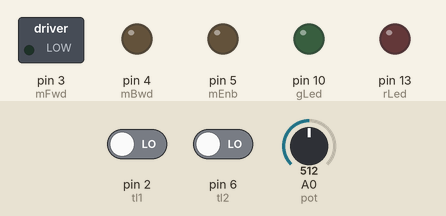
Simulated run of this sketch. Board: Arduino Uno, built with avr-gcc and run on an emulated ATmega328P. On the bench: switched loads named in the sketch (green lamp = pin HIGH), output pins drawn as LEDs (lit = HIGH). Inputs (shaded band) come from the test bench; at power-on: pin 2 (tl1) LOW, pin 6 (tl2) LOW, A0 (pot) = 512.

Above: at 1.2 s.
1.3 s: pin 2 (tl1) driven HIGH
At 2.5 s:
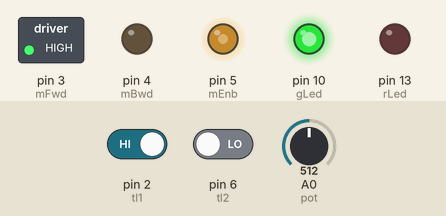
2.8 s: pin 6 (tl2) driven HIGH
At 4.0 s:
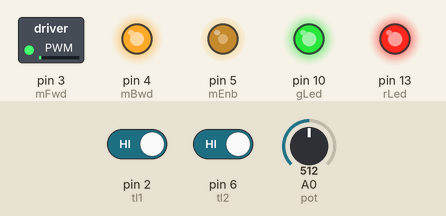
4.3 s: A0 (pot) set to 716
At 4.8 s:
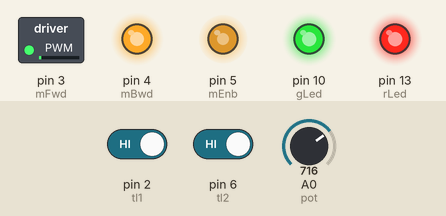
5.8 s: A0 (pot) set to 900
At 6.2 s:
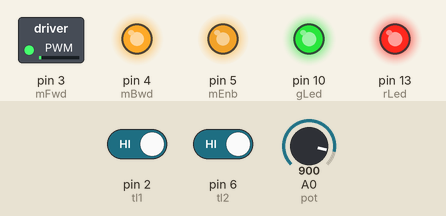
7.3 s: pin 2 (tl1) driven LOW
At 7.8 s:
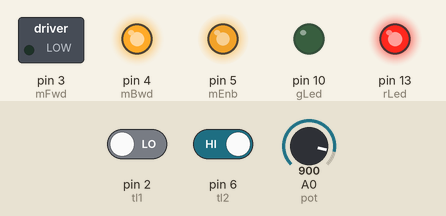
8.8 s: A0 (pot) set to 511
At 9.5 s:
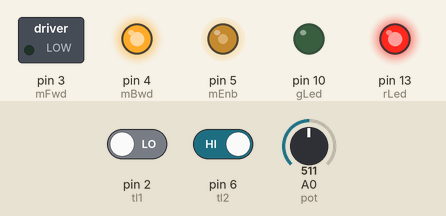
Timing chart, 0 to 11.3 s (numbered marks = the images above; inputs shaded):
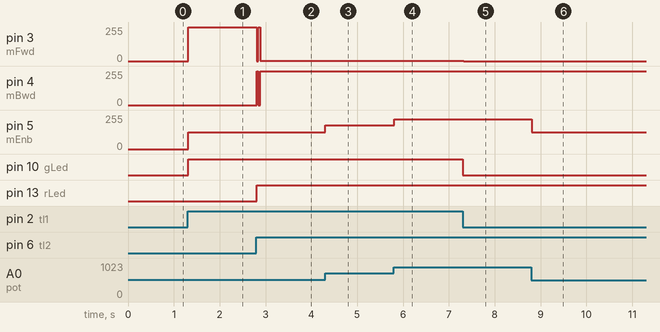

The sketch:

dc_2_butts.ino
```cpp
const byte mFwd = 3;  // motor vpred
const byte mBwd = 4;  // motor vzad
const byte mEnb = 5;  // motor povolit

const byte tl1 = 2;  // tlacitko 1
const byte tl2 = 6;  // tlacitko 2

const byte pot = A0;  // potenciometr

const byte rLed = 13;  // cervena LED
const byte gLed = 10;  // zelena LED

boolean stiskTl1 = false;  // promenna pro ulozeni stavu tlacitka 1
boolean stiskTl2 = false;  // promenna pro ulozeni stavu tlacitka 2

int valPot = 0;  // promenna pro ulozeni hodnoty potenciometru

void setup(){
    pinMode(mFwd, OUTPUT);
    pinMode(mBwd, OUTPUT);
    pinMode(mEnb, OUTPUT);

    pinMode(rLed, OUTPUT);
    pinMode(gLed, OUTPUT);

    pinMode(tl1, INPUT);
    pinMode(tl2, INPUT);
    pinMode(pot, INPUT);
}

void loop(){
  stiskTl1 = digitalRead(tl1);
  stiskTl2 = digitalRead(tl2);

  if (stiskTl1 || stiskTl2){
    if (stiskTl1){
      valPot = map(analogRead(pot), 0, 1023, 0, 255);
      motorVpred(valPot);
      digitalWrite(gLed, HIGH);
    }
    else{
      digitalWrite(gLed, LOW);
    }

    if (stiskTl2){
      valPot = map(analogRead(pot), 0, 1023, 0, 255);
      motorVzad(valPot);
      digitalWrite(rLed, HIGH);
    }
    else{
      digitalWrite(rLed, LOW);
    }
  }
  else{
    motorStop();
    digitalWrite(gLed, LOW);
    digitalWrite(rLed, LOW);
  }

  // zpozdeni
  delay(15);
}

void motorVpred(byte rychlost) {
  digitalWrite(mFwd, HIGH);
  digitalWrite(mBwd, LOW);
  analogWrite(mEnb, rychlost);
}

void motorVzad(byte rychlost) {
  digitalWrite(mFwd, LOW);
  digitalWrite(mBwd, HIGH);
  analogWrite(mEnb, rychlost);
}

void motorStop() {
  analogWrite(mEnb, 0);
  digitalWrite(mFwd, LOW);
  digitalWrite(mBwd, LOW);
}
```

Measured:
- after the input at 1.3 s, pin 3 (mFwd): 0/255 → 255/255 at once; pin 5 (mEnb): 0/255 → 127/255 at once; pin 10 (gLed): LOW → HIGH at once
- after the input at 2.8 s, pin 3 (mFwd): 255/255 → 2/255 at once; pin 4 (mBwd): 0/255 → 253/255 at once; pin 13 (rLed): LOW → HIGH at once
- after the input at 4.3 s, pin 5 (mEnb): 127/255 → 178/255 at once
- after the input at 5.8 s, pin 5 (mEnb): 178/255 → 224/255 at once
- after the input at 7.3 s, pin 3 (mFwd): 2/255 → 0/255 at once; pin 4 (mBwd): 253/255 → 255/255 at once; pin 10 (gLed): HIGH → LOW at once
- after the input at 8.8 s, pin 5 (mEnb): 224/255 → 127/255 at once
